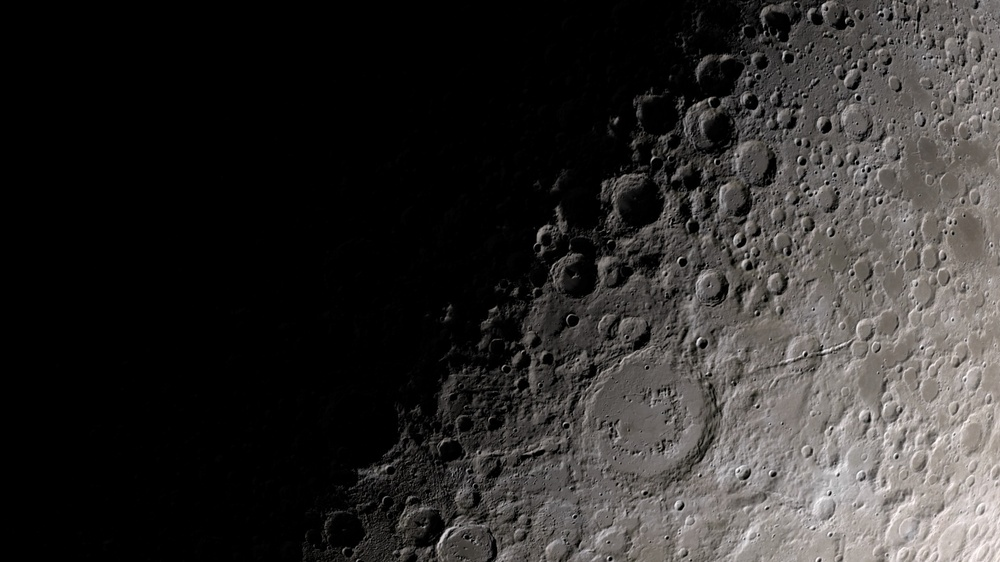
#> input picture psr.jpg, 1000 x 562 px, shrunk from 1920 x 1080 before the run
$ python ssrtogrtohe.py
#> lines starting #> are read from the running program, lines starting #| are printed output that depends on the picture
#> in process_image, image is the input picture: shape (562, 1000, 3); mean B, G, R 43.7, 45, 47
import cv2
import numpy as np

def single_scale_retinex(image, sigma):
    """
    Apply Single-Scale Retinex (SSR) to enhance the image.

    :param image: Input image (in BGR format)
    :param sigma: Standard deviation for Gaussian filter
    :return: Enhanced image
    """
#> called with sigma = 30
    image_float = np.float32(image) + 1.0  # Avoid log(0)
    log_image = np.log(image_float)
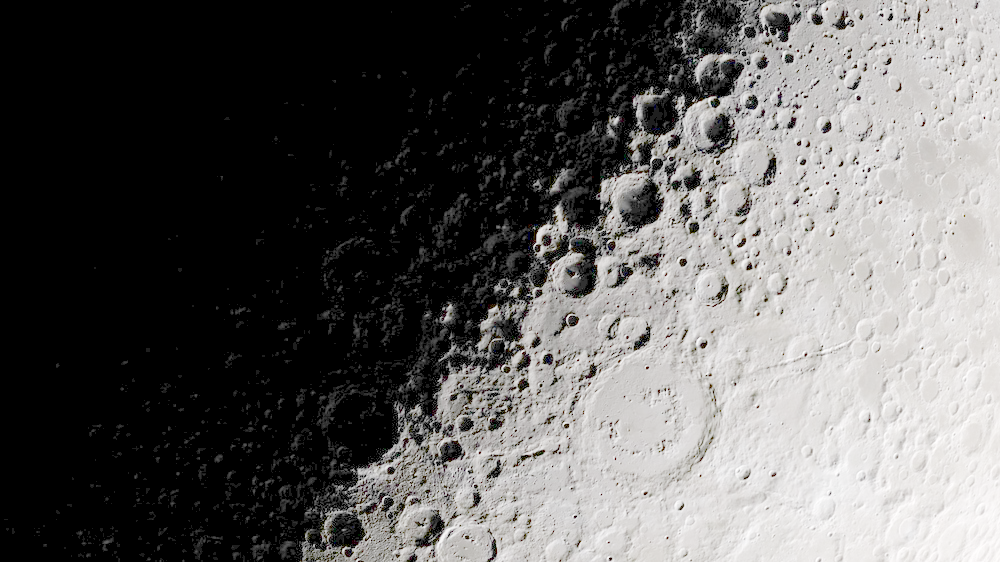
#> log_image: shape (562, 1000, 3) float32; mean R, G, B 2.09, 2.07, 2.05; drawn with min black and max white

    kernel_size = int(6 * sigma + 1)
    kernel_size = kernel_size + 1 if kernel_size % 2 == 0 else kernel_size
    gaussian_blur = cv2.GaussianBlur(np.float32(image), (kernel_size, kernel_size), sigma)
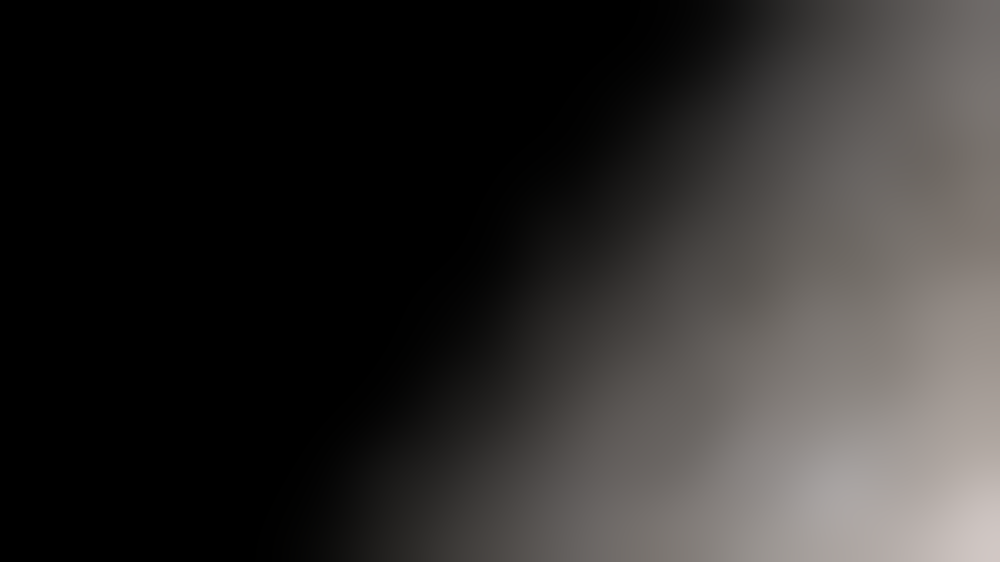
#> gaussian_blur: shape (562, 1000, 3) float32; mean R, G, B 46.9, 45, 43.7
    gaussian_blur_float = np.float32(gaussian_blur) + 1.0  # Avoid log(0)

    log_blur = np.log(gaussian_blur_float)
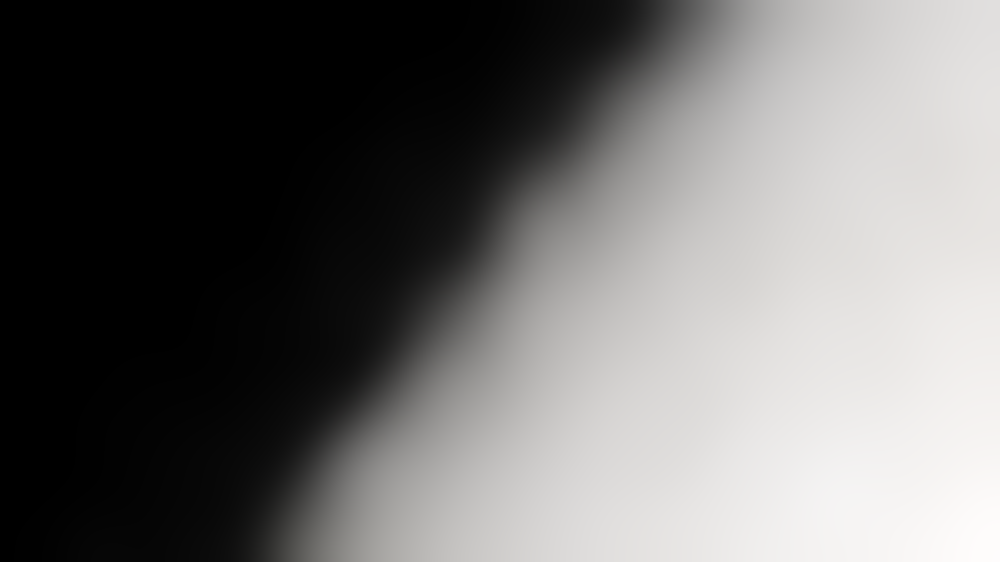
#> log_blur: shape (562, 1000, 3) float32; mean R, G, B 2.31, 2.29, 2.28; drawn with min black and max white
    retinex = log_image - log_blur
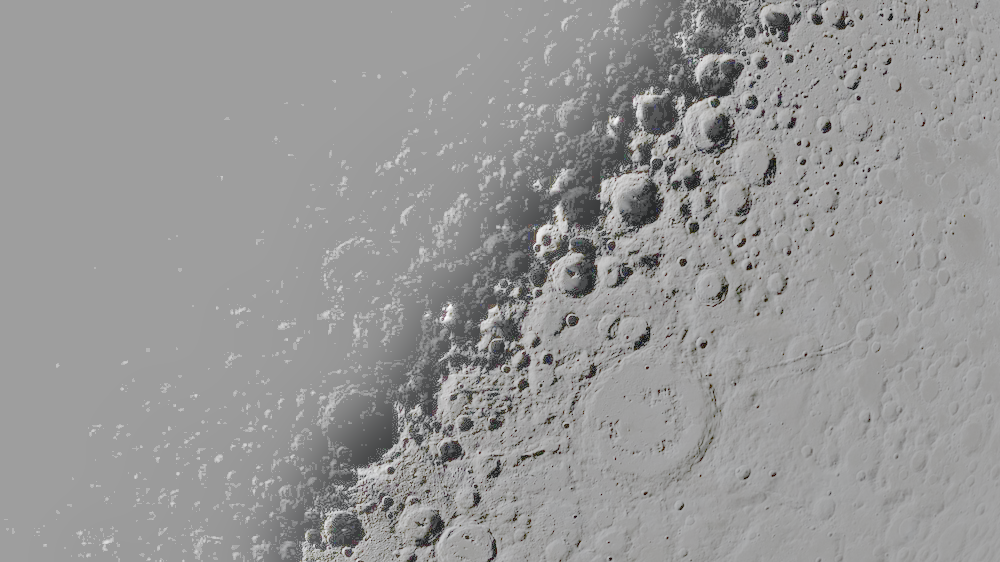
#> retinex: shape (562, 1000, 3) float32; mean R, G, B -0.224, -0.227, -0.23; drawn with min black and max white
    retinex_normalized = cv2.normalize(retinex, None, 0, 255, cv2.NORM_MINMAX)

    retinex_image = np.uint8(retinex_normalized)

    return retinex_image

def gamma_correction(image, gamma):
    """
    Apply gamma correction to an image.

    :param image: Input image (in grayscale format)
    :param gamma: Gamma value for correction
    :return: Gamma-corrected image
    """
#> called with gamma = 1.2
    image_float = np.float32(image) / 255.0
    gamma_corrected = np.power(image_float, gamma)
    gamma_corrected_image = np.uint8(gamma_corrected * 255.0)

    return gamma_corrected_image

def histogram_equalization(image):
    """
    Apply histogram equalization to a grayscale image.

    :param image: Input image (in grayscale format)
    :return: Equalized image
    """
    return cv2.equalizeHist(image)
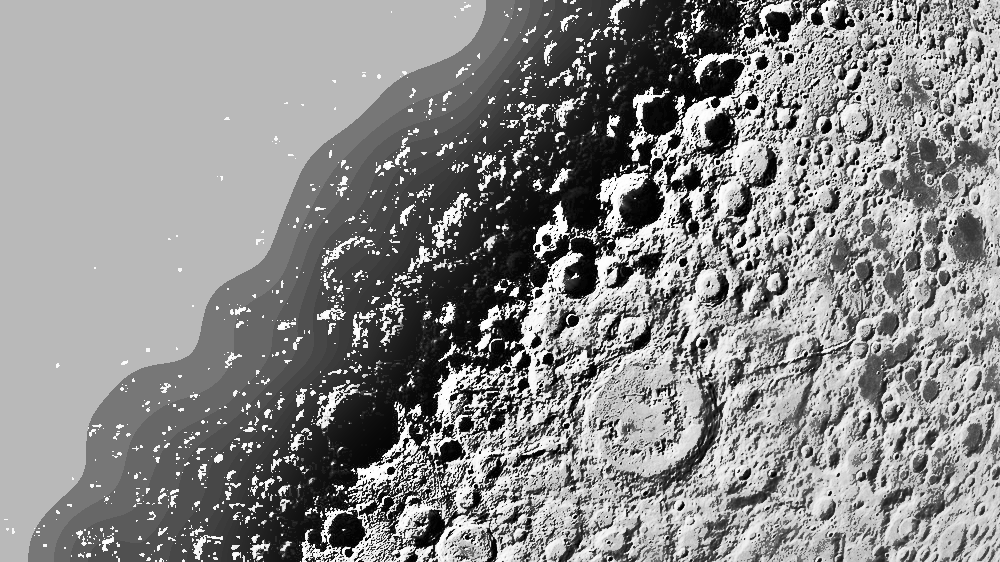
#> returned value: shape (562, 1000); min 0, max 255, mean 138.1

def process_image(image_path, sigma, gamma):
    """
    Read an image, apply Single-Scale Retinex, gamma correction, and histogram equalization, and save the result.

    :param image_path: Path to the input image
    :param sigma: Standard deviation for Gaussian filter in SSR
    :param gamma: Gamma value for gamma correction
    """
    image = cv2.imread(image_path)

    if image is None:
        raise ValueError("Image not found or unable to read.")

    image_rgb = cv2.cvtColor(image, cv2.COLOR_BGR2RGB)

    # Apply Single-Scale Retinex
    retinex_image = single_scale_retinex(image_rgb, sigma)

    # Apply gamma correction to the Retinex output
    gamma_corrected_image = gamma_correction(retinex_image, gamma)

    # Convert the gamma-corrected image to grayscale for histogram equalization
    gamma_corrected_gray = cv2.cvtColor(gamma_corrected_image, cv2.COLOR_RGB2GRAY)

    # Apply histogram equalization
    equalized1_image = histogram_equalization(gamma_corrected_gray)

    # Convert back to BGR (if needed)
    equalized1_image_bgr = cv2.cvtColor(equalized1_image, cv2.COLOR_GRAY2BGR)

    # Save the result
    cv2.imwrite('enhanced_image.jpg', equalized1_image_bgr)

    print("Image processing complete. Saved as 'enhanced1_image.jpg'.")

# Parameters
image_path = r"psr.jpg"
sigma = 30.0  # Standard deviation for Gaussian filter in SSR
gamma = 1.2   # Gamma value for correction

# Process the image
process_image(image_path, sigma, gamma)
